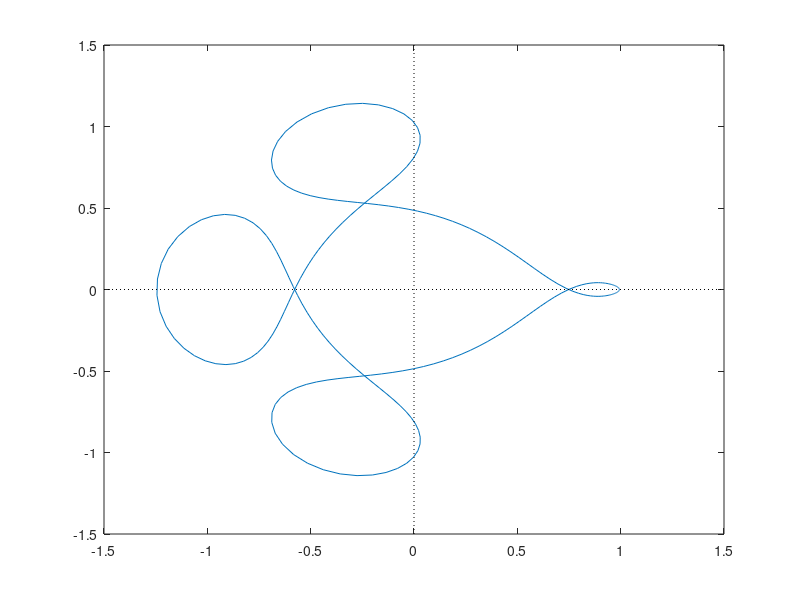
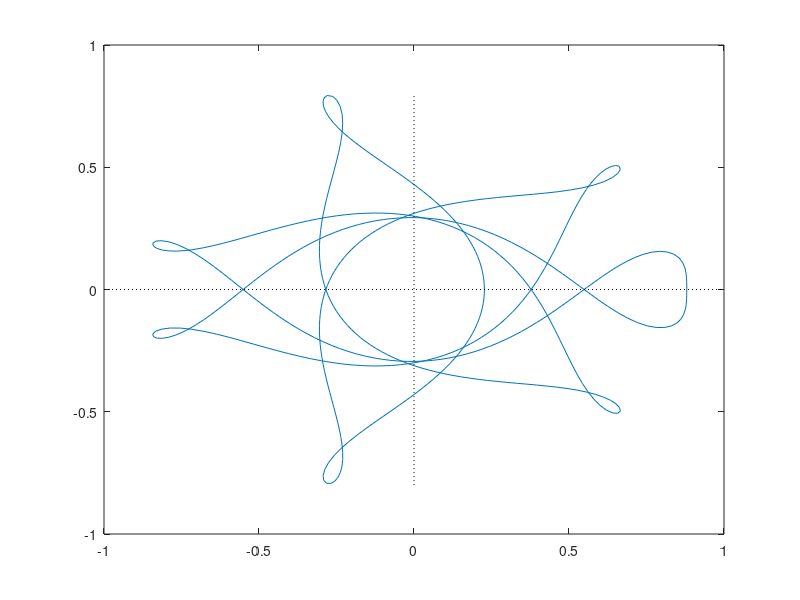

MATLAB code for these plots, in order:
x = [0.994, 0.993997, 0.99399, 0.993978, 0.993963, 0.993942, 0.993918, 0.993888, 0.993854, 0.993815, 0.993772, 0.993723, 0.993668, 0.993609, 0.993543, 0.993472, 0.993395, 0.993311, 0.993221, 0.993125, ...
0.993022, 0.992911, 0.992794, 0.99267, 0.992538, 0.992398, 0.992251, 0.992095, 0.991932, 0.991759, 0.991578, 0.991387, 0.991186, 0.990975, 0.990752, 0.990518, 0.990271, 0.99001, 0.989735, 0.989444, ...
0.989136, 0.988813, 0.988477, 0.988126, 0.987759, 0.987375, 0.986974, 0.986554, 0.986115, 0.985654, 0.98517, 0.984662, 0.984128, 0.983566, 0.982973, 0.982349, 0.981689, 0.980992, 0.980254, 0.979473, ...
0.978643, 0.977761, 0.976822, 0.975822, 0.974753, 0.973611, 0.972386, 0.971072, 0.969657, 0.968133, 0.966485, 0.9647, 0.962761, 0.96065, 0.958343, 0.955814, 0.953033, 0.949961, 0.946554, 0.942757, ...
0.938504, 0.93371, 0.9284, 0.922502, 0.915923, 0.908554, 0.900263, 0.890888, 0.880234, 0.868051, 0.854031, 0.837773, 0.818753, 0.796259, 0.769294, 0.73639, 0.697336, 0.658645, 0.620521, 0.582833, ...
0.545283, 0.507548, 0.469345, 0.430478, 0.390882, 0.350637, 0.309943, 0.269014, 0.227982, 0.186832, 0.145421, 0.103513, 0.060825, 0.0170563, -0.0280734, -0.0747796, -0.123146, -0.173047, -0.224109, -0.274401, ...
-0.322731, -0.369598, -0.415224, -0.459589, -0.502464, -0.543406, -0.581728, -0.616464, -0.646341, -0.669771, -0.684889, -0.689649, -0.681971, -0.659878, -0.621539, -0.566146, -0.495619, -0.413643, -0.330087, -0.248444, ...
-0.171773, -0.10312, -0.0488446, -0.00880492, 0.0172099, 0.0295782, 0.0290614, 0.0169162, -0.00510258, -0.0348736, -0.0701645, -0.108924, -0.149486, -0.190605, -0.231359, -0.271014, -0.308942, -0.34463, -0.377768, -0.408296, ...
-0.436365, -0.462243, -0.486242, -0.508668, -0.52981, -0.549952, -0.569381, -0.588418, -0.607452, -0.62671, -0.645222, -0.663908, -0.683633, -0.705186, -0.729331, -0.756798, -0.788249, -0.824181, -0.864818, -0.909972, ...
-0.958934, -1.01043, -1.06264, -1.11332, -1.1599, -1.19951, -1.2289, -1.24376, -1.24133, -1.22275, -1.18936, -1.14272, -1.08673, -1.02866, -0.971118, -0.916134, -0.865259, -0.81949, -0.77923, -0.744346, ...
-0.714282, -0.688206, -0.665147, -0.644114, -0.624175, -0.604509, -0.584429, -0.563415, -0.54114, -0.517495, -0.49254, -0.46639, -0.439096, -0.410603, -0.380746, -0.349263, -0.315799, -0.279872, -0.241784, -0.203785, ...
-0.166768, -0.131249, -0.0976156, -0.0662878, -0.0378125, -0.0129117, 0.0074868, 0.022242, 0.0300261, 0.0294075, 0.0190053, -0.00230128, -0.0351699, -0.0796762, -0.135316, -0.201091, -0.275627, -0.357289, -0.439293, -0.515416, ...
-0.582205, -0.636133, -0.671673, -0.688272, -0.687016, -0.671524, -0.644863, -0.609608, -0.567926, -0.521613, -0.472137, -0.420675, -0.368149, -0.315228, -0.262353, -0.209763, -0.157553, -0.105749, -0.0543836, -0.00358748, ...
0.0463627, 0.0950803, 0.142216, 0.187621, 0.231408, 0.2739, 0.315556, 0.356693, 0.396895, 0.435896, 0.473481, 0.50963, 0.544536, 0.578526, 0.611991, 0.645344, 0.679019, 0.713482, 0.749273, 0.785487, ...
0.811265, 0.833088, 0.851571, 0.867297, 0.880762, 0.892368, 0.902438, 0.911231, 0.920417, 0.927061, 0.933992, 0.94008, 0.944488, 0.949092, 0.953099, 0.956579, 0.959627, 0.96232, 0.964717, 0.966864, ...
0.968798, 0.970549, 0.972141, 0.973594, 0.974925, 0.97615, 0.977279, 0.978324, 0.979292, 0.980193, 0.981032, 0.981816, 0.982549, 0.983237, 0.983883, 0.984491, 0.985063, 0.985604, 0.986115, 0.986599, ...
0.987057, 0.987492, 0.987906, 0.988299, 0.988673, 0.98903, 0.989371, 0.989689, 0.989987, 0.990267, 0.99053, 0.990778, 0.991011, 0.991231, 0.99144, 0.991636, 0.991822, 0.991998, 0.992164, 0.992321, ...
0.992469, 0.992609, 0.992741, 0.992864, 0.99298, 0.993089, 0.99319, 0.993285, 0.993372, 0.993453, 0.993528, 0.993596, 0.993658, 0.993715, 0.993765, 0.993811, 0.993851, 0.993886, 0.993915, 0.993941, ...
0.993961, 0.993977, 0.993988, 0.993995, 0.993998, 0.993998];
y = [0, -0.000272278, -0.000506112, -0.000740154, -0.000974754, -0.00121018, -0.00144671, -0.00168459, -0.00192408, -0.00216541, -0.0024088, -0.00265446, -0.00290257, -0.00315328, -0.00340672, -0.00366299, -0.00392215, -0.00418425, -0.00444928, -0.00471723, ...
-0.00498806, -0.00526175, -0.00553825, -0.00581755, -0.00609963, -0.00638453, -0.00667232, -0.00696309, -0.007257, -0.00755424, -0.00785504, -0.0081597, -0.00846854, -0.00878193, -0.00910029, -0.0094241, -0.00975388, -0.0100902, -0.0104337, -0.0107851, ...
-0.0111451, -0.0115103, -0.0118795, -0.0122532, -0.0126318, -0.0130158, -0.0134058, -0.0138023, -0.0142058, -0.0146169, -0.0150363, -0.0154644, -0.0159021, -0.0163499, -0.0168086, -0.017279, -0.0177618, -0.018258, -0.0187683, -0.0192938, ...
-0.0198354, -0.0203942, -0.0209714, -0.0215682, -0.0221857, -0.0228254, -0.0234886, -0.0241769, -0.0248919, -0.025635, -0.0264079, -0.0272124, -0.02805, -0.0289222, -0.0298304, -0.0307755, -0.0317581, -0.0327776, -0.0338325, -0.0349191, ...
-0.0360306, -0.0371559, -0.0382519, -0.0392917, -0.0402391, -0.0410432, -0.0416333, -0.04191, -0.0417337, -0.0409069, -0.0391474, -0.0360486, -0.0310157, -0.0231655, -0.011162, 0.00705259, 0.0331825, 0.0630204, 0.0952198, 0.128708, ...
0.1627, 0.196616, 0.229993, 0.262421, 0.293507, 0.322864, 0.350159, 0.375179, 0.397871, 0.418317, 0.436682, 0.453148, 0.467889, 0.481053, 0.492762, 0.503124, 0.512251, 0.520299, 0.527502, 0.53405, ...
0.540345, 0.54702, 0.554706, 0.564079, 0.575887, 0.590952, 0.610158, 0.634399, 0.6645, 0.701086, 0.744416, 0.794212, 0.849525, 0.908677, 0.969306, 1.02746, 1.07769, 1.11539, 1.13651, 1.14196, ...
1.13273, 1.10987, 1.07724, 1.03763, 0.993209, 0.945874, 0.897209, 0.848478, 0.80058, 0.754029, 0.708971, 0.66525, 0.622508, 0.580307, 0.538251, 0.496091, 0.453779, 0.411436, 0.369231, 0.327237, ...
0.285378, 0.24344, 0.201128, 0.158096, 0.113979, 0.0684006, 0.0210035, -0.0285108, -0.0802899, -0.133422, -0.183138, -0.229918, -0.274039, -0.315374, -0.353486, -0.387646, -0.416838, -0.439771, -0.454921, -0.460637, ...
-0.455287, -0.437441, -0.406016, -0.360346, -0.300164, -0.225475, -0.13628, -0.0355375, 0.0643584, 0.159795, 0.247706, 0.324936, 0.386414, 0.42807, 0.452194, 0.460603, 0.455033, 0.43733, 0.409429, 0.373271, ...
0.330705, 0.283416, 0.232862, 0.18024, 0.126461, 0.0721877, 0.0179139, -0.0359127, -0.0887836, -0.140119, -0.189405, -0.236381, -0.281114, -0.323923, -0.365278, -0.40572, -0.445859, -0.486416, -0.527325, -0.566787, ...
-0.604723, -0.641493, -0.67761, -0.713607, -0.749977, -0.787141, -0.825418, -0.864969, -0.905714, -0.947234, -0.988691, -1.02879, -1.06582, -1.09781, -1.12261, -1.13804, -1.14181, -1.13139, -1.10556, -1.06555, ...
-1.01282, -0.949259, -0.881858, -0.815, -0.755537, -0.704748, -0.66269, -0.628906, -0.602517, -0.582372, -0.567201, -0.555736, -0.546797, -0.539343, -0.532502, -0.525556, -0.517926, -0.509136, -0.498802, -0.486631, ...
-0.472448, -0.456217, -0.438014, -0.417947, -0.396066, -0.37232, -0.346539, -0.318597, -0.288925, -0.25801, -0.226445, -0.194766, -0.163379, -0.132595, -0.102696, -0.0739984, -0.0468851, -0.0218397, 0.000519205, 0.0186967, ...
0.0286229, 0.0349439, 0.0387464, 0.0408295, 0.0417501, 0.041889, 0.0415058, 0.0407775, 0.0396115, 0.0384998, 0.0370892, 0.0356271, 0.0344309, 0.03305, 0.0317312, 0.0304912, 0.0293266, 0.0282317, 0.0272009, 0.0262288, ...
0.0253102, 0.0244405, 0.0236154, 0.0228311, 0.022084, 0.021371, 0.0206892, 0.0200362, 0.0194094, 0.0188069, 0.0182266, 0.0176669, 0.0171261, 0.0166026, 0.0160953, 0.0156027, 0.0151237, 0.0146572, 0.0142022, 0.0137577, ...
0.0133228, 0.0128966, 0.0124783, 0.0120671, 0.0116622, 0.0112628, 0.0108685, 0.0104866, 0.0101159, 0.00975531, 0.00940384, 0.00906059, 0.00872477, 0.00839568, 0.0080727, 0.00775528, 0.00744293, 0.00713523, 0.00683179, 0.00653232, ...
0.00623654, 0.00594424, 0.00565527, 0.0053695, 0.00508688, 0.00480735, 0.0045309, 0.00425756, 0.00398732, 0.00372022, 0.00345625, 0.00319539, 0.0029376, 0.00268282, 0.00243093, 0.00218181, 0.00193527, 0.00169115, 0.00144922, 0.00120924, ...
0.000970983, 0.000734179, 0.000498562, 0.00026386, 2.97969e-05, -5.48056e-06];
figure(1);
plot(x,y); hold on;
plot([-1.5 1.5], [0 0], 'k:'); hold on;
plot([0 0], [-1.5 1.5], 'k:');

x = [0.87978, 0.879737, 0.879605, 0.879313, 0.878701, 0.877536, 0.875224, 0.869386, 0.860475, 0.848558, 0.832086, 0.810338, 0.783632, 0.753441, 0.721454, 0.688888, 0.656508, 0.624779, 0.593923, 0.563961, ...
0.534801, 0.5063, 0.478315, 0.450716, 0.42339, 0.396235, 0.369161, 0.342084, 0.314926, 0.287621, 0.260111, 0.232362, 0.20437, 0.17617, 0.147841, 0.119502, 0.0912855, 0.0633056, 0.0356328, 0.00828238, ...
-0.0187784, -0.0456135, -0.0722998, -0.0989097, -0.125496, -0.152079, -0.178638, -0.20511, -0.231397, -0.257393, -0.283006, -0.308174, -0.332878, -0.357128, -0.38096, -0.404424, -0.427577, -0.450479, -0.473189, -0.495768, ...
-0.518274, -0.540764, -0.563294, -0.585915, -0.608676, -0.631613, -0.654745, -0.678065, -0.701518, -0.724983, -0.74824, -0.77093, -0.792495, -0.812109, -0.828554, -0.839967, -0.842936, -0.833535, -0.815441, -0.786922, ...
-0.753234, -0.716317, -0.677454, -0.637637, -0.5976, -0.557835, -0.518641, -0.480175, -0.442495, -0.405592, -0.369416, -0.333893, -0.29893, -0.264432, -0.230353, -0.197298, -0.165125, -0.133697, -0.102901, -0.0726529, ...
-0.0429085, -0.0136739, 0.0149961, 0.0430109, 0.070273, 0.0967121, 0.122309, 0.147098, 0.171159, 0.194572, 0.217282, 0.239223, 0.260303, 0.280428, 0.299538, 0.317627, 0.334733, 0.350923, 0.366277, 0.380881, ...
0.394817, 0.408163, 0.420999, 0.433402, 0.445452, 0.457237, 0.468851, 0.480401, 0.492006, 0.503798, 0.515923, 0.528529, 0.541765, 0.555756, 0.570586, 0.586254, 0.602628, 0.619364, 0.635797, 0.650753, ...
0.662152, 0.665409, 0.657057, 0.640375, 0.612889, 0.580037, 0.543777, 0.505276, 0.46545, 0.425065, 0.384767, 0.345086, 0.306437, 0.269118, 0.233319, 0.199135, 0.166585, 0.135634, 0.106208, 0.0782153, ...
0.0515568, 0.0261325, 0.00184975, -0.0213724, -0.0435998, -0.0648801, -0.0852404, -0.104687, -0.123208, -0.140781, -0.157378, -0.172984, -0.187597, -0.201235, -0.213931, -0.225727, -0.236666, -0.246789, -0.256125, -0.264693, ...
-0.272497, -0.27953, -0.285771, -0.291189, -0.29575, -0.299423, -0.302187, -0.304033, -0.304967, -0.305008, -0.304183, -0.302526, -0.300075, -0.296872, -0.292962, -0.288402, -0.283255, -0.2776, -0.271537, -0.265186, ...
-0.258697, -0.252256, -0.246084, -0.240446, -0.235652, -0.232053, -0.230032, -0.229989, -0.232304, -0.237285, -0.245083, -0.255585, -0.268248, -0.281858, -0.291194, -0.293221, -0.287784, -0.275472, -0.257822, -0.236094, ...
-0.211423, -0.18482, -0.157155, -0.129146, -0.101359, -0.0742211, -0.0480348, -0.0230011, 0.000760987, 0.0231933, 0.0442818, 0.0640415, 0.082506, 0.0997182, 0.115724, 0.130568, 0.144289, 0.156919, 0.168479, 0.178983, ...
0.188434, 0.196829, 0.204166, 0.210446, 0.215679, 0.219885, 0.223095, 0.225344, 0.226666, 0.22709, 0.226634, 0.225307, 0.223107, 0.220022, 0.216034, 0.211121, 0.205263, 0.19845, 0.19068, 0.181964, ...
0.172326, 0.161792, 0.15039, 0.138144, 0.125068, 0.111173, 0.0964611, 0.080932, 0.064584, 0.047417, 0.029435, 0.0106498, -0.00891615, -0.0292253, -0.0502211, -0.0718231, -0.0939218, -0.116373, -0.138991, -0.161543, ...
-0.183741, -0.20524, -0.225626, -0.244418, -0.261068, -0.274966, -0.285457, -0.291871, -0.293553, -0.289897, -0.280254, -0.262544, -0.249509, -0.238212, -0.231866, -0.229997, -0.231828, -0.236463, -0.243006, -0.250666, ...
-0.258796, -0.266907, -0.274641, -0.281752, -0.28807, -0.293485, -0.297922, -0.301334, -0.303684, -0.304942, -0.30508, -0.304112, -0.302076, -0.298996, -0.294888, -0.28976, -0.28362, -0.276478, -0.268356, -0.259289, ...
-0.249326, -0.238521, -0.226923, -0.214566, -0.201461, -0.187597, -0.17294, -0.157435, -0.141015, -0.123602, -0.105115, -0.085484, -0.0646593, -0.0427925, -0.0203747, 0.00255113, 0.0260044, 0.0500255, 0.0746644, 0.0999736, ...
0.126003, 0.152798, 0.180393, 0.208811, 0.23806, 0.268126, 0.29897, 0.330524, 0.362682, 0.395296, 0.428168, 0.461041, 0.493587, 0.525397, 0.555967, 0.584678, 0.610777, 0.633333, 0.651176, 0.662722, ...
0.665911, 0.656733, 0.641907, 0.620846, 0.599797, 0.579765, 0.56103, 0.543614, 0.527379, 0.5121, 0.497524, 0.483401, 0.469509, 0.455664, 0.441716, 0.42755, 0.413073, 0.398211, 0.382898, 0.367076, ...
0.350691, 0.333693, 0.316035, 0.297682, 0.278609, 0.258814, 0.238321, 0.217182, 0.195467, 0.173252, 0.150603, 0.127554, 0.104111, 0.0802431, 0.0558994, 0.0310127, 0.00551279, -0.0206614, -0.0475476, -0.0751472, ...
-0.103415, -0.132257, -0.161551, -0.191161, -0.220971, -0.250901, -0.280907, -0.310975, -0.341116, -0.371352, -0.401707, -0.432206, -0.462865, -0.49369, -0.524672, -0.555781, -0.586962, -0.61812, -0.649117, -0.679745, ...
-0.709716, -0.738628, -0.765934, -0.790909, -0.8126, -0.829764, -0.84072, -0.84277, -0.832542, -0.815446, -0.790213, -0.762418, -0.733481, -0.704117, -0.674776, -0.645725, -0.617093, -0.588923, -0.561205, -0.533894, ...
-0.506929, -0.48024, -0.453752, -0.427388, -0.401073, -0.374731, -0.348288, -0.321679, -0.294848, -0.267757, -0.240394, -0.212786, -0.185, -0.157141, -0.129328, -0.101673, -0.0742458, -0.0470683, -0.0201155, 0.00667058, ...
0.0333631, 0.0600345, 0.086741, 0.113509, 0.140327, 0.167135, 0.193841, 0.220332, 0.246507, 0.272291, 0.297649, 0.322584, 0.347125, 0.371317, 0.395216, 0.418883, 0.442381, 0.465776, 0.489135, 0.512529, ...
0.536036, 0.559739, 0.583729, 0.608104, 0.632961, 0.658381, 0.684405, 0.710994, 0.737975, 0.764986, 0.791416, 0.816286, 0.838124, 0.855231, 0.866877, 0.873902, 0.877736, 0.878987, 0.879553, 0.879842, ...
0.879946, 0.879963];
y = [0, -0.0132329, -0.0251566, -0.0375804, -0.0511271, -0.0653751, -0.0815035, -0.10344, -0.121845, -0.136417, -0.147969, -0.154973, -0.15564, -0.149092, -0.135779, -0.116919, -0.0939835, -0.0684314, -0.0415148, -0.0141754, ...
0.0129424, 0.0394155, 0.0649687, 0.0894232, 0.112665, 0.134625, 0.155265, 0.174564, 0.19251, 0.209094, 0.224302, 0.238109, 0.250477, 0.261359, 0.270707, 0.27848, 0.284661, 0.289264, 0.292328, 0.293904, ...
0.294044, 0.292784, 0.290146, 0.28613, 0.280726, 0.273918, 0.265698, 0.256076, 0.245093, 0.232814, 0.219323, 0.204708, 0.18905, 0.172417, 0.154863, 0.136437, 0.117181, 0.0971429, 0.0763753, 0.0549453, ...
0.032938, 0.0104628, -0.0123415, -0.0353003, -0.0581969, -0.0807668, -0.102691, -0.123594, -0.143036, -0.160522, -0.175502, -0.187395, -0.195618, -0.199633, -0.19901, -0.193476, -0.18283, -0.170926, -0.162465, -0.157517, ...
-0.157805, -0.162651, -0.171145, -0.182307, -0.195186, -0.208958, -0.222956, -0.236675, -0.249747, -0.261914, -0.272998, -0.282876, -0.291461, -0.298685, -0.30448, -0.308718, -0.311438, -0.312667, -0.312418, -0.310687, ...
-0.307463, -0.302735, -0.296502, -0.288785, -0.279625, -0.269075, -0.257179, -0.243953, -0.229375, -0.213398, -0.196052, -0.17739, -0.15752, -0.136583, -0.114729, -0.0920772, -0.0687083, -0.0446621, -0.0199508, 0.00543014, ...
0.0314913, 0.0582421, 0.0856837, 0.113804, 0.14257, 0.171926, 0.201785, 0.232026, 0.262491, 0.292974, 0.323223, 0.352929, 0.381712, 0.409117, 0.4346, 0.45752, 0.477133, 0.492597, 0.502968, 0.507183, ...
0.503922, 0.490531, 0.474349, 0.458247, 0.441204, 0.427198, 0.416039, 0.407221, 0.400213, 0.394503, 0.389622, 0.385163, 0.380799, 0.376276, 0.371416, 0.366097, 0.360244, 0.353811, 0.346772, 0.339112, ...
0.330821, 0.321888, 0.312305, 0.302059, 0.291138, 0.279533, 0.267243, 0.254273, 0.240646, 0.2264, 0.211583, 0.19625, 0.180447, 0.164206, 0.14754, 0.130439, 0.112874, 0.0948041, 0.0761752, 0.0569305, ...
0.0370143, 0.0163797, -0.005004, -0.0271433, -0.0500161, -0.0735726, -0.0977432, -0.122451, -0.147628, -0.173222, -0.199203, -0.225559, -0.252297, -0.27943, -0.30698, -0.334966, -0.363406, -0.392311, -0.421684, -0.45151, ...
-0.48176, -0.512379, -0.543278, -0.57433, -0.60535, -0.636079, -0.666166, -0.695135, -0.722354, -0.746999, -0.768008, -0.78402, -0.793216, -0.792642, -0.780331, -0.761811, -0.735619, -0.707668, -0.679285, -0.651092, ...
-0.623454, -0.596559, -0.570473, -0.545196, -0.520683, -0.496871, -0.473691, -0.45107, -0.428937, -0.407226, -0.385871, -0.36481, -0.343986, -0.323341, -0.302822, -0.28238, -0.26197, -0.241557, -0.221112, -0.200622, ...
-0.180093, -0.159548, -0.139028, -0.118588, -0.098282, -0.078156, -0.0582355, -0.038523, -0.0189984, 0.000374922, 0.0196447, 0.0388629, 0.05808, 0.0773398, 0.0966744, 0.116099, 0.135609, 0.155178, 0.174762, 0.194309, ...
0.213763, 0.233081, 0.252235, 0.271217, 0.290031, 0.308696, 0.32724, 0.345693, 0.364092, 0.382473, 0.400873, 0.419332, 0.437889, 0.456585, 0.475465, 0.494572, 0.513956, 0.533666, 0.553751, 0.574258, ...
0.595225, 0.616673, 0.638591, 0.660918, 0.683518, 0.706135, 0.72835, 0.749503, 0.768592, 0.784085, 0.793411, 0.789908, 0.775396, 0.749171, 0.716644, 0.680116, 0.641181, 0.601105, 0.560836, 0.521021, ...
0.482059, 0.44417, 0.407449, 0.371908, 0.337513, 0.304195, 0.27187, 0.240447, 0.209829, 0.179926, 0.150831, 0.12293, 0.0960824, 0.070164, 0.045075, 0.020743, -0.00287348, -0.0257833, -0.0479655, -0.0693785, ...
-0.0899759, -0.109724, -0.128613, -0.146663, -0.163919, -0.180438, -0.196282, -0.211513, -0.226178, -0.240316, -0.253942, -0.267053, -0.279621, -0.291512, -0.302474, -0.312545, -0.321783, -0.33025, -0.337998, -0.345078, ...
-0.351533, -0.357405, -0.362737, -0.367578, -0.371985, -0.376028, -0.379795, -0.383396, -0.386968, -0.390678, -0.394724, -0.399336, -0.404766, -0.411286, -0.41916, -0.428622, -0.439831, -0.452802, -0.467294, -0.482517, ...
-0.496819, -0.506495, -0.505113, -0.493362, -0.473626, -0.448047, -0.41809, -0.38498, -0.349757, -0.313298, -0.276325, -0.239419, -0.203039, -0.167527, -0.133131, -0.100007, -0.0682404, -0.0378597, -0.00885161, 0.018821, ...
0.0452066, 0.0703536, 0.0943019, 0.117076, 0.138682, 0.159101, 0.178297, 0.196224, 0.212834, 0.228099, 0.242011, 0.254591, 0.265874, 0.275904, 0.284719, 0.292345, 0.298793, 0.304056, 0.308112, 0.310928, ...
0.312472, 0.312724, 0.311684, 0.309377, 0.305854, 0.301177, 0.295421, 0.28866, 0.280973, 0.272443, 0.263157, 0.253219, 0.242745, 0.231877, 0.220784, 0.209671, 0.198779, 0.188396, 0.178853, 0.170528, ...
0.163835, 0.159206, 0.157065, 0.157774, 0.16156, 0.168407, 0.177913, 0.189064, 0.197812, 0.199777, 0.194802, 0.183164, 0.166166, 0.14495, 0.120604, 0.0941356, 0.0664284, 0.0382215, 0.0101028, -0.0174821, ...
-0.0442114, -0.0698649, -0.0943008, -0.117435, -0.139225, -0.159649, -0.178704, -0.196386, -0.212687, -0.227592, -0.24107, -0.253081, -0.263578, -0.272522, -0.279891, -0.285692, -0.289956, -0.292733, -0.29407, -0.294009, ...
-0.29257, -0.289761, -0.28557, -0.279981, -0.272982, -0.264575, -0.254789, -0.243682, -0.231333, -0.217827, -0.20325, -0.187672, -0.171156, -0.153755, -0.135514, -0.116485, -0.0967203, -0.0762872, -0.0552669, -0.0337619, ...
-0.0119013, 0.0101526, 0.0321956, 0.053969, 0.0751418, 0.0952866, 0.113851, 0.13013, 0.143265, 0.152264, 0.156064, 0.153659, 0.144469, 0.129144, 0.109748, 0.08812, 0.0642084, 0.0478501, 0.0335151, 0.0182264, ...
0.0050208, -0.000154375];
figure(2);
plot(x,y); hold on;
plot([-1 1], [0 0], 'k:'); hold on;
plot([0 0], [-0.8 0.8], 'k:');